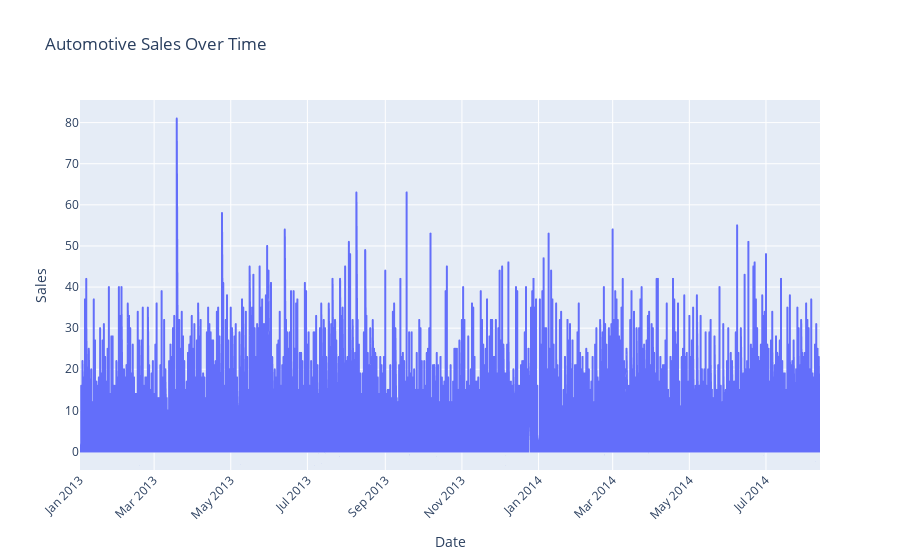

The notebook cell this image was saved under:
### Code cell
import plotly.express as px

sample = df_train[df_train['family'] == 'AUTOMOTIVE']

fig = px.line(sample, x='date', y='sales', title='Automotive Sales Over Time')
fig.update_xaxes(title_text='Date')
fig.update_yaxes(title_text='Sales')
fig.update_layout(xaxis=dict(tickangle=-45))
fig.show()

### Figure 1 — Plotly figure (JSON) as saved in the notebook; plotly's stock layout.template omitted (floating-point values rounded to 4 significant figures; data arrays with more than 128 entries replaced by an {"elided": "..."} marker saying what was removed)
{"data": [{"hovertemplate": "date=%{x}<br>sales=%{y}<extra></extra>", "legendgroup": "", "line": {"color": "#636efa", "dash": "solid"}, "marker": {"symbol": "circle"}, "mode": "lines", "name": "", "showlegend": false, "type": "scattergl", "x": {"elided": "31775 str values"}, "xaxis": "x", "y": {"elided": "31775 int values"}, "yaxis": "y"}], "layout": {"legend": {"tracegroupgap": 0}, "title": {"text": "Automotive Sales Over Time"}, "xaxis": {"anchor": "y", "domain": [0, 1], "tickangle": -45, "title": {"text": "Date"}}, "yaxis": {"anchor": "x", "domain": [0, 1], "title": {"text": "Sales"}}}}
